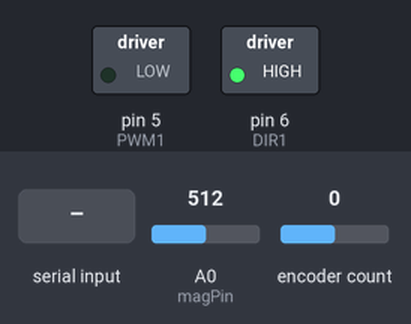
A sketch run on a simulated Arduino Uno, built with avr-gcc and run on an emulated ATmega328P. On the bench: switched loads named in the sketch (green lamp = pin HIGH). The test bench sets the inputs (shaded band); at power-on: A0 (magPin) = 512, encoder count 0.

Above: at 1.2 s.
1.3 s: byte 30 received over Serial
At 2.5 s:
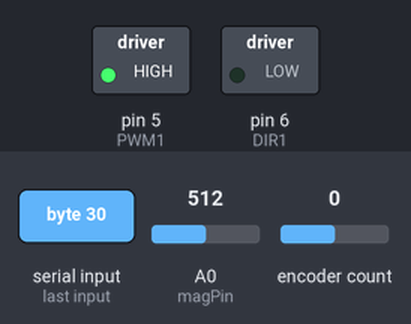
3.1 s: A0 (magPin) set to 459
4.6 s: A0 (magPin) set to 432
At 5.6 s:
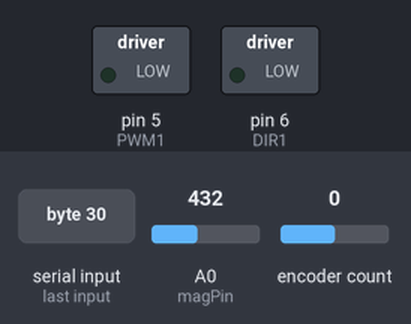
6.1 s: A0 (magPin) set to 455
At 6.4 s:
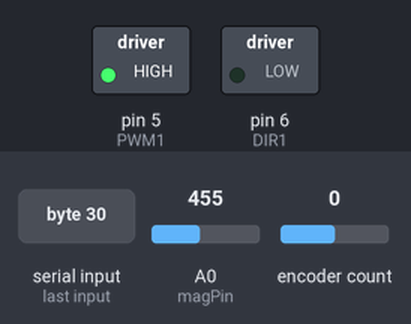
7.6 s: encoder count set to 4
At 8.4 s:
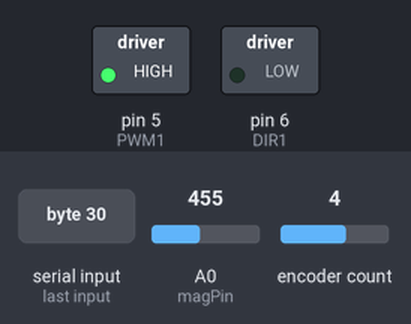
9.1 s: A0 (magPin) set to 435
At 9.4 s:
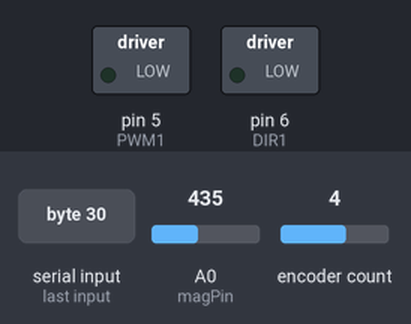
Timing chart, 0 to 11.6 s (numbered marks = the images above; inputs shaded):
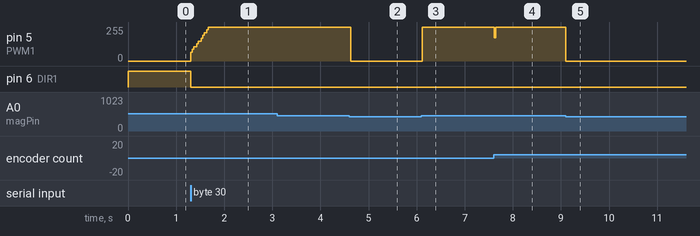

Measured:
- the behaviour switches between 446 and 445 on A0 (magPin) (found by bisection; images 1 and 2)
- after the input at 1.3 s, pin 5 (PWM1): moves from 0/255 to 255/255 over 0.37 s, starting at once; pin 6 (DIR1): HIGH → LOW at once
- after the input at 3.1 s, every drawn part: stays the same
- after the input at 4.6 s, pin 5 (PWM1): 255/255 → 0/255 at once
- after the input at 6.1 s, pin 5 (PWM1): 0/255 → 255/255 at once
- after the input at 7.6 s, pin 5 (PWM1): 255/255 → 174/255 at once, → 255/255 0.03 s later
- after the input at 9.1 s, pin 5 (PWM1): 255/255 → 0/255 at once

The sketch:

rightMotorControl_V2.ino
```cpp
/* RIGHT MOTOR CONTROL MODULE */
//ModernMobility

/*
This software reads the value from each of the ultrasonic sensors and manual slider.
Every 10ms these values are sent back to the Raspberry Pi for processing
*/

/*
Issues: The stop reset is not working. Could stem from the bytes potentially ariving after the
first block of code with the Serial.available check. How can we make it so this cannot happen?
*/

#include <Arduino.h>
#include <Encoder.h>
#define ENCODER_OPTIMIZE_INTERRUPTS

//Motor Pins
#define DIR1 6
#define PWM1 5

//Encoder Pins
#define ENC1 3
#define ENC2 2

//Encoder Parameters
#define SAMPLE_DELAY 10
#define PULSES_PER_TURN 128

#define FREE_ROLL_FLAG 2.0

/*  Constants */
//K_P = 395,
//K_I = 100,
//K_D = 20,
//PID Constants
const double K_P = 150,
             K_I = 70,
             K_D = 135,
             OUT_MIN = -255,
             OUT_MAX = 255;
const int SAMPLE_TIME = 30;
bool pOnE = true;

//Serial Constants
const byte START_FLAG = 0x7F,
           STOP_FLAG = 0x7E;

const float radius = 0.130175/2; //in meters

//Variables
//PID variables
double lastInput = 0;
unsigned long PID_lastTime = 0;
double outputSum = 0;
double Output, Kp_calc;
double error;
double dInput;
double deadband = 0.05;
double Ki_calc;

//PID values
float motorVelCmd = FREE_ROLL_FLAG;
int MotorCmd = 0;

//Serial reading values
int byteRead = 0,
    sendEncoder = 0;

//Encoder reading values
unsigned int lastTime = 0, currentTime = 0;
long lastPosition = 0;
float RPM = 0, wheelVel = 0;
int encoderVal = 0;
int encPosition  = 0;
int lastEncoderVal = 0;

unsigned int wheelVelOut;
int count = 0;

Encoder myEncoder(ENC1, ENC2);

int magPin = A0;

void setup() {
    Serial.begin(115200); // Starts the serial communication at 57600 baud (this is fast enough)
    //Motor Outputs
    pinMode(DIR1, OUTPUT);  //Wheel motor direction
    pinMode(PWM1, OUTPUT);  //Wheel motor PWM

    digitalWrite(DIR1, HIGH); //direcitons
    digitalWrite(PWM1, 0);   //speed scale speed here with input from pi
    myEncoder.write(0);

    digitalWrite(13,HIGH);
    pinMode(magPin, INPUT);
}

void loop() {
  int magSen = analogRead(magPin);
  //Serial.println(magSen);
    // Receive new motor command or stop/start
    //sendFlag = 0;
    if (Serial.available()){
      //count = 0;
      byteRead = Serial.read();
      //byteString = Serial.readString();
      switch (byteRead){
        case START_FLAG: sendEncoder = 1; break;
        case STOP_FLAG: sendEncoder = 0; break;
        default:  //Velocity command
          /*If byteRead is negative, its MSB will be 1 because 2s compliment.
          * However, because arduino is dumb, it reads in bytes as 16-bit integers,
          * So, when you try to read the value, its 8 MSB are zero, making
          * Arduino think it is a positive number. We must set these bits to 1
          * (sign extension) to get it to recognize byteRead as negative.
          */
          if (byteRead & 0x0080) { //Is byteRead supposed to be negative?
              byteRead = byteRead | 0xFF00; //Sign extends byteRead to 16 bits
          }
          motorVelCmd = -float(byteRead)/100; //Converts cm/s value to m/s
          if ((motorVelCmd == -1) || (motorVelCmd == 1)){
            motorVelCmd = 0;
          }
          break;
      }
    }

    //UPDATE ENCODER
    encoderVal = myEncoder.read();
    //Serial.print("EncoderVal = ");Serial.println(encoderVal);//Serial.print("\t");

    //Reset count if walker hasn't moved in a while (~30s)
    if (encoderVal == lastEncoderVal){
      if (count > 1000){
        myEncoder.write(0);
        count = 0;
      }
    }
    else count = 0;

    encPosition = encoderVal;
    currentTime = (unsigned int)millis();
    if (currentTime - lastTime >= SAMPLE_DELAY) {
      RPM = ((lastPosition-encPosition) * (60000.f / (currentTime - lastTime)))/PULSES_PER_TURN/4;
      wheelVel = convertToLinearVel(RPM);
      lastTime = currentTime;
      lastPosition = encPosition;
      encPosition = 0;
    }
    lastEncoderVal = encoderVal;
    //DO PID
    /* Graphing wheel velcoity */
    //Serial.print("lastEncoderVal = ");Serial.print(lastEncoderVal);Serial.print("\t");
    //Serial.print("Count = ");Serial.println(count);
    //Serial.println(wheelVel);

    if (motorVelCmd == FREE_ROLL_FLAG) {
      Output = 0;
      MotorCmd = 0;
    }
    else {
      unsigned long now = millis();
      if(now - PID_lastTime >= SAMPLE_TIME){
        /*Compute all the working error variables*/
        error = (double) motorVelCmd - wheelVel;
        dInput = (double) (wheelVel - lastInput);
        //lowPassFilter_KD.input(dInput);
        if (abs(error) <= deadband){
          Ki_calc = 0;
        }
        else{
          Ki_calc = K_I * error;
        }
        outputSum+= Ki_calc;
        //Serial.println(*outputSum);
        if(outputSum > OUT_MAX) outputSum = OUT_MAX;
        else if(outputSum < OUT_MIN) outputSum = OUT_MIN;
        //Serial.print("  OutputSum = ");Serial.print(outputSum);

        /*Add Proportional on Error, if P_ON_E is specified*/
        if(pOnE){
          if (abs(error) <= deadband){
            Kp_calc = 0;
          }
          else{
            Kp_calc = K_P * error;
          }
          Output = Kp_calc;
        }
        else Output = 0;

        /*Compute Rest of PID Output*/
        //Output += outputSum - K_D * (double)lowPassFilter_KD.output();
        Output += outputSum - K_D * dInput;
        //Serial.println(Output);
        if(Output > OUT_MAX) Output = OUT_MAX;
        else if(Output < OUT_MIN) Output = OUT_MIN;
        //Serial.print("  Output = ");Serial.println(Output);
        MotorCmd = Output;

        /*Remember some variables for next time*/
        lastInput = wheelVel;
        PID_lastTime = now;
      }
    }
    if (magSen <= 445){
      digitalWrite(DIR1, LOW);
      analogWrite(PWM1,0);
    }
    else {
      //Serial.print("MotorCmd = ");Serial.println(MotorCmd);
      digitalWrite(DIR1, signPos(MotorCmd) ? HIGH : LOW);   //Assigning appropriate motor direction
      analogWrite(PWM1,abs(MotorCmd));                      //Actuate motor command
    }

    if (sendEncoder == 1) {
      Serial.write(byte(encoderVal & 0x00FF));
      Serial.write(byte((encoderVal >> 8) & 0x00FF));
    }
    count++;
    delay(30);
 }

/*******************************************************************************************************/

bool signPos(int value) {
  return (value >= 0);
}

float convertToLinearVel(float rpm){
  return rpm*(2*M_PI/60.0)*radius;
}
```
